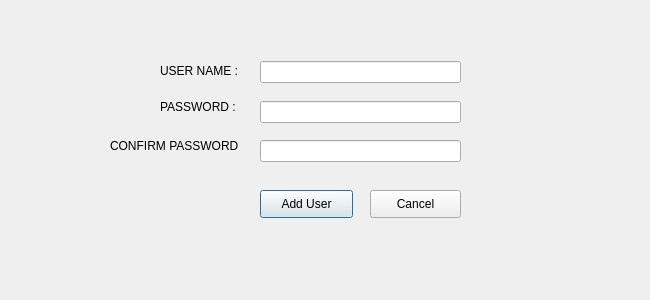
<?xml version="1.0" encoding="UTF-8"?>
<ui version="4.0">
 <class>Dialog</class>
 <widget class="QDialog" name="Dialog">
  <property name="geometry">
   <rect>
    <x>0</x>
    <y>0</y>
    <width>650</width>
    <height>300</height>
   </rect>
  </property>
  <property name="windowTitle">
   <string>Dialog</string>
  </property>
  <widget class="QLabel" name="password_label">
   <property name="geometry">
    <rect>
     <x>160</x>
     <y>91</y>
     <width>81</width>
     <height>31</height>
    </rect>
   </property>
   <property name="text">
    <string>PASSWORD :</string>
   </property>
  </widget>
  <widget class="QLineEdit" name="u_name_sign_up">
   <property name="geometry">
    <rect>
     <x>260</x>
     <y>61</y>
     <width>201</width>
     <height>22</height>
    </rect>
   </property>
  </widget>
  <widget class="QLineEdit" name="pass_sign_up">
   <property name="geometry">
    <rect>
     <x>260</x>
     <y>101</y>
     <width>201</width>
     <height>22</height>
    </rect>
   </property>
   <property name="text">
    <string/>
   </property>
   <property name="echoMode">
    <enum>QLineEdit::Password</enum>
   </property>
  </widget>
  <widget class="QPushButton" name="add_u_btn">
   <property name="geometry">
    <rect>
     <x>260</x>
     <y>190</y>
     <width>93</width>
     <height>28</height>
    </rect>
   </property>
   <property name="text">
    <string>Add User</string>
   </property>
  </widget>
  <widget class="QPushButton" name="cancel_btn">
   <property name="geometry">
    <rect>
     <x>370</x>
     <y>190</y>
     <width>91</width>
     <height>28</height>
    </rect>
   </property>
   <property name="text">
    <string>Cancel</string>
   </property>
  </widget>
  <widget class="QLabel" name="user_name_label">
   <property name="geometry">
    <rect>
     <x>160</x>
     <y>50</y>
     <width>81</width>
     <height>41</height>
    </rect>
   </property>
   <property name="text">
    <string>USER NAME :</string>
   </property>
  </widget>
  <widget class="QLabel" name="password_label_2">
   <property name="geometry">
    <rect>
     <x>110</x>
     <y>130</y>
     <width>131</width>
     <height>31</height>
    </rect>
   </property>
   <property name="lineWidth">
    <number>2</number>
   </property>
   <property name="text">
    <string>CONFIRM PASSWORD :</string>
   </property>
  </widget>
  <widget class="QLineEdit" name="re_pass_sign_up">
   <property name="geometry">
    <rect>
     <x>260</x>
     <y>140</y>
     <width>201</width>
     <height>22</height>
    </rect>
   </property>
   <property name="text">
    <string/>
   </property>
   <property name="echoMode">
    <enum>QLineEdit::Password</enum>
   </property>
  </widget>
 </widget>
 <resources/>
 <connections/>
</ui>
